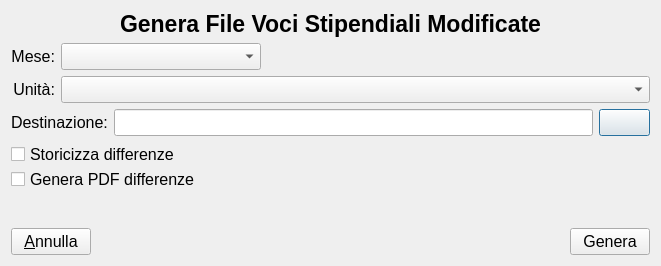
<?xml version="1.0" encoding="UTF-8"?>
<ui version="4.0">
 <class>DifferenzeDialog</class>
 <widget class="QDialog" name="DifferenzeDialog">
  <property name="geometry">
   <rect>
    <x>0</x>
    <y>0</y>
    <width>661</width>
    <height>266</height>
   </rect>
  </property>
  <property name="windowTitle">
   <string>Dialog</string>
  </property>
  <layout class="QVBoxLayout" name="verticalLayout_2">
   <item>
    <widget class="QLabel" name="titleLabel">
     <property name="font">
      <font>
       <pointsize>17</pointsize>
       <bold>true</bold>
      </font>
     </property>
     <property name="text">
      <string>Genera File Voci Stipendiali Modificate</string>
     </property>
     <property name="alignment">
      <set>Qt::AlignCenter</set>
     </property>
    </widget>
   </item>
   <item>
    <layout class="QGridLayout" name="gridLayout">
     <item row="0" column="0">
      <widget class="QLabel" name="label_2">
       <property name="font">
        <font>
         <pointsize>12</pointsize>
        </font>
       </property>
       <property name="text">
        <string>Mese:</string>
       </property>
       <property name="alignment">
        <set>Qt::AlignRight|Qt::AlignTrailing|Qt::AlignVCenter</set>
       </property>
      </widget>
     </item>
     <item row="1" column="1" colspan="2">
      <widget class="SearchComboBox" name="unitaCB">
       <property name="font">
        <font>
         <pointsize>12</pointsize>
        </font>
       </property>
      </widget>
     </item>
     <item row="0" column="1">
      <widget class="SearchComboBox" name="meseCB">
       <property name="minimumSize">
        <size>
         <width>200</width>
         <height>0</height>
        </size>
       </property>
       <property name="font">
        <font>
         <pointsize>12</pointsize>
        </font>
       </property>
      </widget>
     </item>
     <item row="1" column="0">
      <widget class="QLabel" name="label_3">
       <property name="font">
        <font>
         <pointsize>12</pointsize>
        </font>
       </property>
       <property name="text">
        <string>Unità:</string>
       </property>
       <property name="alignment">
        <set>Qt::AlignRight|Qt::AlignTrailing|Qt::AlignVCenter</set>
       </property>
      </widget>
     </item>
     <item row="0" column="2">
      <spacer name="horizontalSpacer">
       <property name="orientation">
        <enum>Qt::Horizontal</enum>
       </property>
       <property name="sizeHint" stdset="0">
        <size>
         <width>40</width>
         <height>20</height>
        </size>
       </property>
      </spacer>
     </item>
    </layout>
   </item>
   <item>
    <widget class="QWidget" name="destWidget" native="true">
     <layout class="QHBoxLayout" name="horizontalLayout_2">
      <property name="leftMargin">
       <number>0</number>
      </property>
      <property name="topMargin">
       <number>0</number>
      </property>
      <property name="rightMargin">
       <number>0</number>
      </property>
      <property name="bottomMargin">
       <number>0</number>
      </property>
      <item>
       <widget class="QLabel" name="label">
        <property name="font">
         <font>
          <pointsize>12</pointsize>
         </font>
        </property>
        <property name="text">
         <string>Destinazione:</string>
        </property>
       </widget>
      </item>
      <item>
       <widget class="QLineEdit" name="path">
        <property name="font">
         <font>
          <pointsize>12</pointsize>
         </font>
        </property>
        <property name="readOnly">
         <bool>true</bool>
        </property>
       </widget>
      </item>
      <item>
       <widget class="QPushButton" name="browseButton">
        <property name="font">
         <font>
          <pointsize>12</pointsize>
         </font>
        </property>
        <property name="text">
         <string/>
        </property>
        <property name="icon">
         <iconset resource="assets.qrc">
          <normaloff>:/icons/document-open.svg</normaloff>:/icons/document-open.svg</iconset>
        </property>
       </widget>
      </item>
     </layout>
    </widget>
   </item>
   <item>
    <widget class="QWidget" name="optnsWidget" native="true">
     <layout class="QVBoxLayout" name="verticalLayout">
      <property name="spacing">
       <number>0</number>
      </property>
      <property name="leftMargin">
       <number>0</number>
      </property>
      <property name="topMargin">
       <number>0</number>
      </property>
      <property name="rightMargin">
       <number>0</number>
      </property>
      <property name="bottomMargin">
       <number>0</number>
      </property>
      <item>
       <widget class="QCheckBox" name="casiCB">
        <property name="font">
         <font>
          <pointsize>12</pointsize>
         </font>
        </property>
        <property name="text">
         <string>Storicizza differenze</string>
        </property>
       </widget>
      </item>
      <item>
       <widget class="QCheckBox" name="dataCB">
        <property name="font">
         <font>
          <pointsize>12</pointsize>
         </font>
        </property>
        <property name="text">
         <string>Genera PDF differenze</string>
        </property>
       </widget>
      </item>
     </layout>
    </widget>
   </item>
   <item>
    <spacer name="verticalSpacer">
     <property name="orientation">
      <enum>Qt::Vertical</enum>
     </property>
     <property name="sizeHint" stdset="0">
      <size>
       <width>20</width>
       <height>9</height>
      </size>
     </property>
    </spacer>
   </item>
   <item>
    <layout class="QHBoxLayout" name="horizontalLayout">
     <item>
      <widget class="QPushButton" name="cancelButton">
       <property name="font">
        <font>
         <pointsize>12</pointsize>
        </font>
       </property>
       <property name="text">
        <string>&amp;Annulla</string>
       </property>
       <property name="icon">
        <iconset resource="assets.qrc">
         <normaloff>:/icons/dialog-close.svg</normaloff>:/icons/dialog-close.svg</iconset>
       </property>
      </widget>
     </item>
     <item>
      <spacer name="horizontalSpacer_2">
       <property name="orientation">
        <enum>Qt::Horizontal</enum>
       </property>
       <property name="sizeHint" stdset="0">
        <size>
         <width>428</width>
         <height>20</height>
        </size>
       </property>
      </spacer>
     </item>
     <item>
      <widget class="QPushButton" name="saveButton">
       <property name="font">
        <font>
         <pointsize>12</pointsize>
        </font>
       </property>
       <property name="text">
        <string>Genera</string>
       </property>
       <property name="icon">
        <iconset resource="assets.qrc">
         <normaloff>:/icons/dialog-ok-apply.svg</normaloff>:/icons/dialog-ok-apply.svg</iconset>
       </property>
      </widget>
     </item>
    </layout>
   </item>
  </layout>
 </widget>
 <customwidgets>
  <customwidget>
   <class>SearchComboBox</class>
   <extends>QComboBox</extends>
   <header>searchcombobox.h</header>
  </customwidget>
 </customwidgets>
 <resources>
  <include location="assets.qrc"/>
 </resources>
 <connections/>
</ui>
